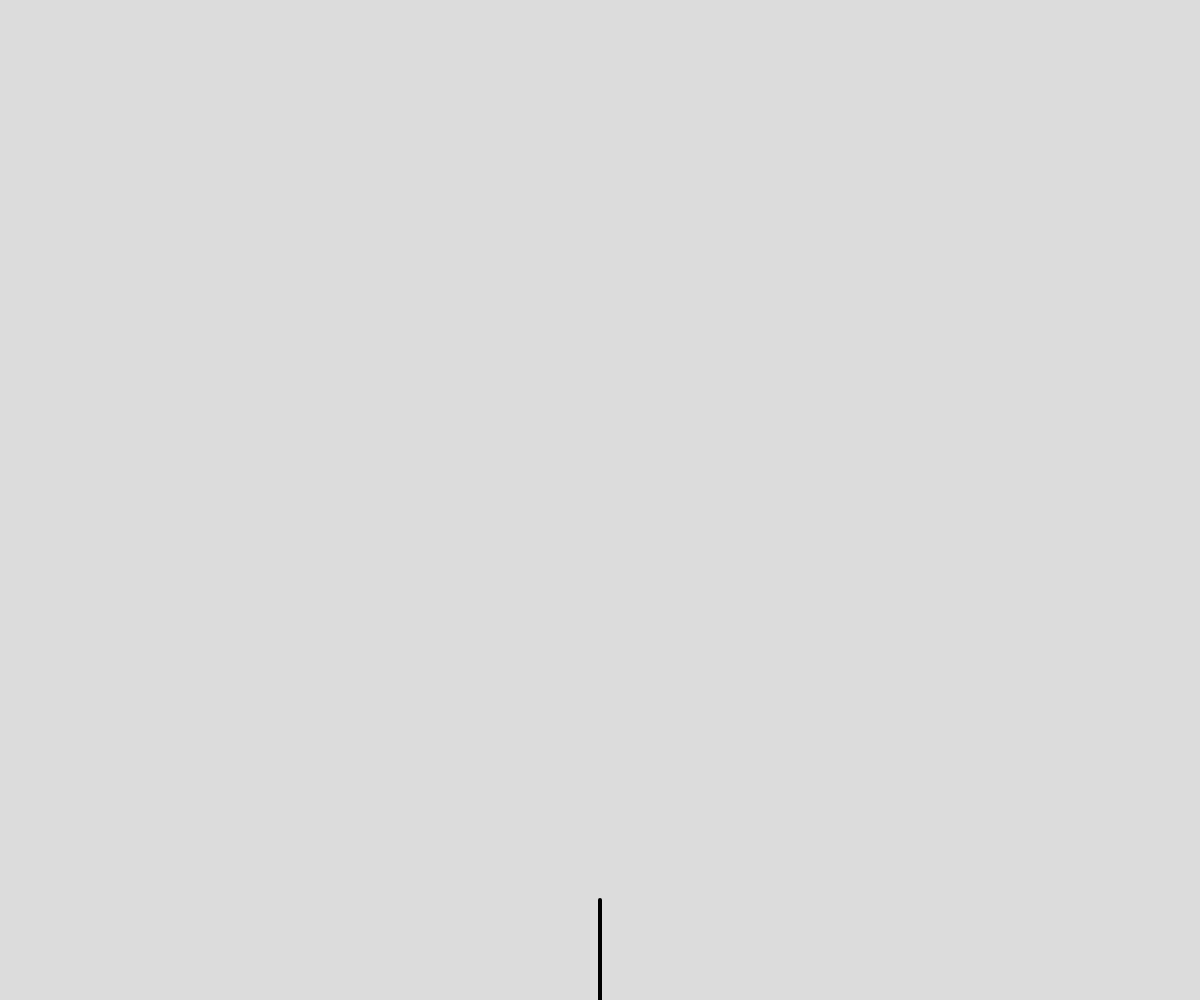
Frame 1 (no input)
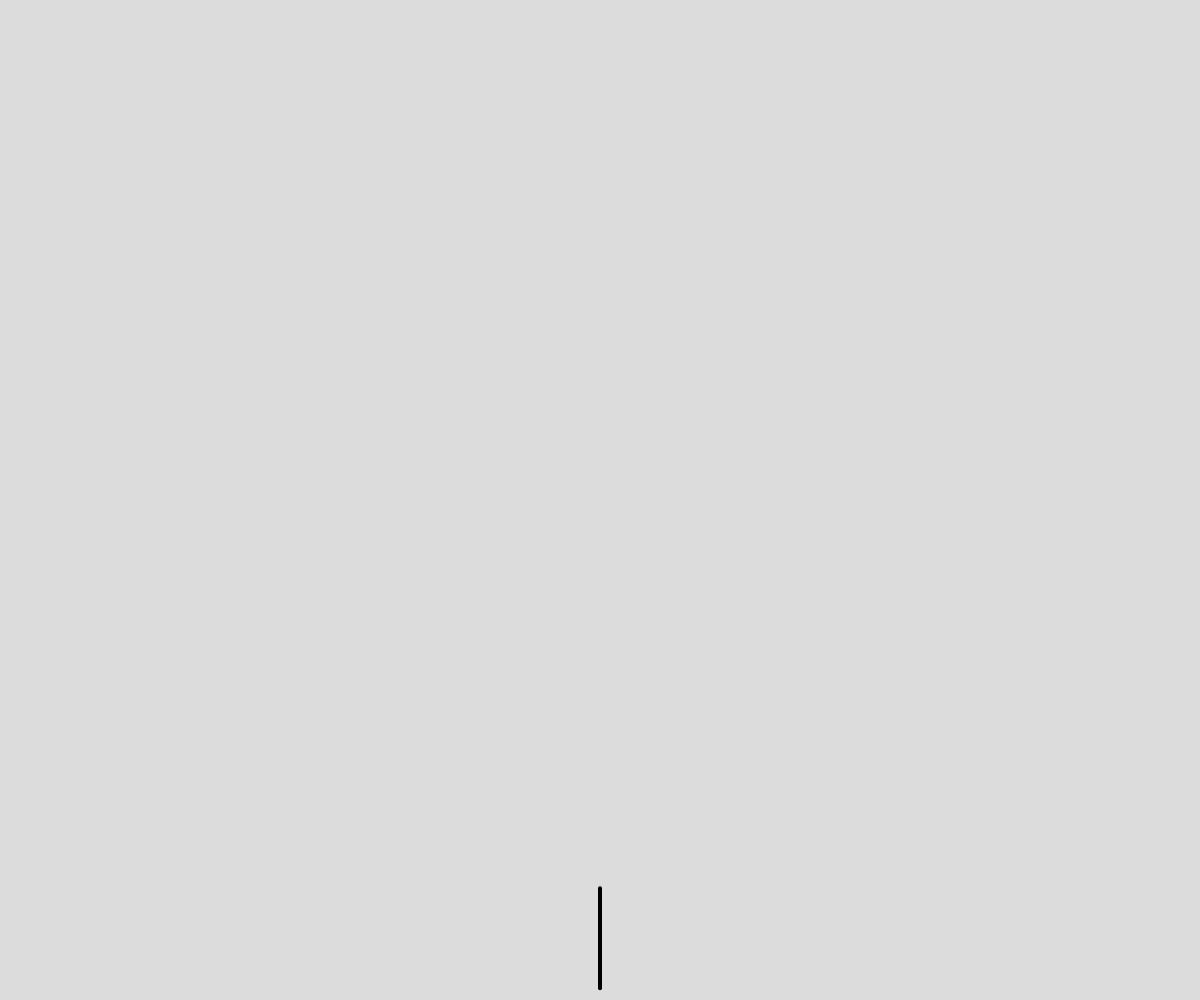
Frame 60 (no input)
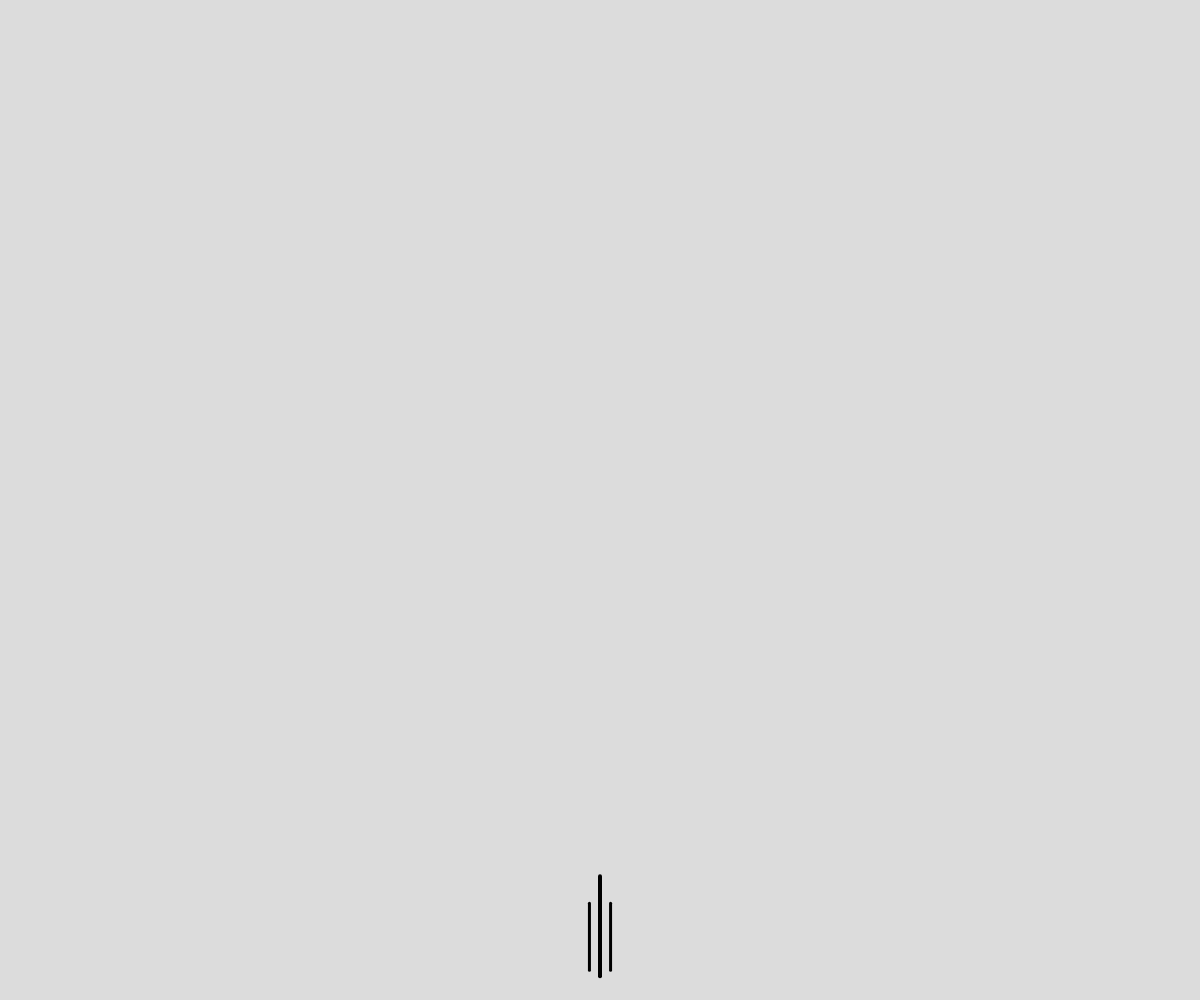
Frame 120 (the mouse pressed at the canvas centre since frame 60)

The p5.js sketch that drew these frames (run headless with seeded random() and noise() and a simulated clock; from frame 60 on, the mouse is pressed at the canvas centre):

// p5.js sketch
// ── sketch.js
let branches = [];

function setup() {
  createCanvas(windowWidth, windowHeight);
  let root = new Branch(width / 2, height, 100, -PI / 2, 4);
  branches.push(root);
}

function draw() {
  background(220);
  for (let i = branches.length - 1; i >= 0; i--) {
    let branch = branches[i];
    branch.show();
    branch.update();
    if (branch.shouldBranch()) {
      let left = branch.branch(PI / 4);
      let right = branch.branch(-PI / 4);
      branches.push(left);
      branches.push(right);
    }
    if (branch.finished()) {
      branches.splice(i, 1);
    }
  }
}

class Branch {
  constructor(x, y, len, angle, generation) {
    this.pos = createVector(x, y);
    this.len = len;
    this.angle = angle;
    this.generation = generation;
    this.speed = map(this.generation, 0, 4, 2, 0.2);
  }

  show() {
    push();
    translate(this.pos.x, this.pos.y);
    stroke(0);
    strokeWeight(this.generation);
    line(0, 0, 0, -this.len);
    pop();
  }

  update() {
    this.pos.x += cos(this.angle) * this.speed;
    this.pos.y += sin(this.angle) * this.speed;
  }

  branch(angleOffset) {
    let newLen = this.len * 0.67;
    let newAngle = this.angle + angleOffset;
    return new Branch(this.pos.x, this.pos.y, newLen, newAngle, this.generation - 1);
  }

  shouldBranch() {
    return this.generation > 0 && random(1) < 0.02;
  }

  finished() {
    return this.len < 2 || this.generation == 0;
  }
}
